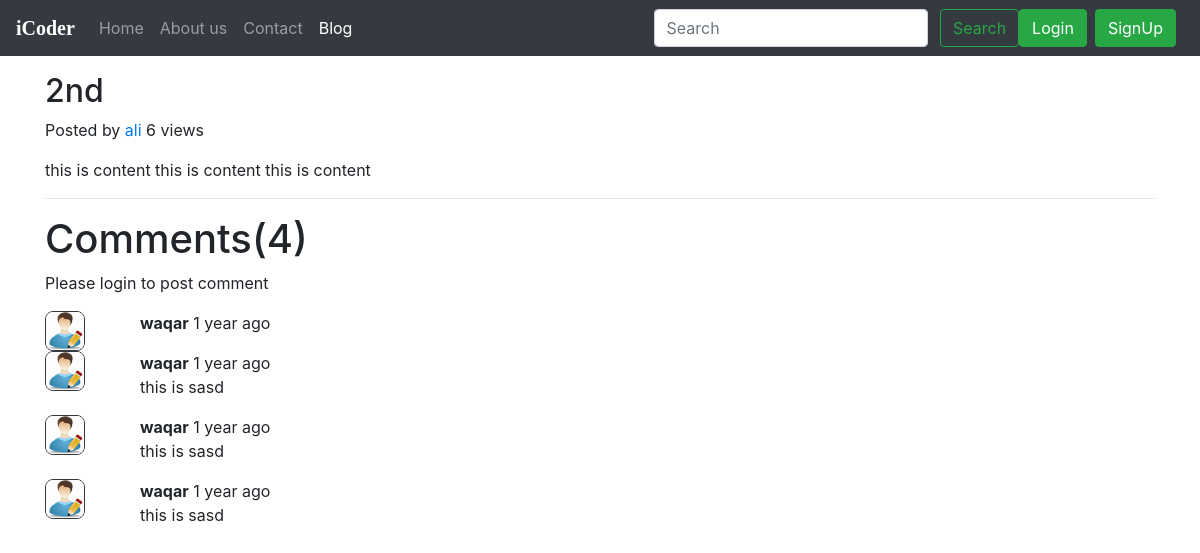
Screenshot of /blog/first/ with the database file from the repository.
### blog/models.py (models this page shows, shortened)
class Post(models.Model):
    sno=models.AutoField(primary_key=True)
    title=models.CharField(max_length=500,default="")
    content=models.TextField()
    author=models.CharField(max_length=4000,default="")
    slug=models.CharField(max_length=130,default="")
    phone=models.IntegerField(default=0)
    views=models.IntegerField(default=0)

class BlogComment(models.Model):
    sno=models.AutoField(primary_key=True)
    comment=models.TextField()
    user=models.ForeignKey(User,on_delete=models.CASCADE)
    post=models.ForeignKey(Post,on_delete=models.CASCADE)
    parent=models.ForeignKey('self',on_delete=models.CASCADE,null=True)
    timestamp=models.DateTimeField(default=now)

### blog/views.py (the view)
# urls.py: path('<str:slug>/',views.blogpost,name="blogpost"),
def blogpost(request,slug):
    post=Post.objects.filter(slug=slug).first()
    post.views=post.views+1
    post.save()
    comments=BlogComment.objects.filter(post=post)
    context={"Post":post,"comment":comments,"user":request.user}
    return render(request,"blog/blogPost.html",context)

### templates/blog/blogPost.html (shortened to what this page needs)
{% extends 'base.html' %}
 {% block blogactive %}active{% endblock blogactive %}
{% block body %}
{% load humanize %}
<div class="container my-3">
<div class="blog-post">
        <h2 class="blog-post-title">{{Post.title}}</h2>
        <p class="blog-post-meta">Posted by <a href="/about"> {{Post.author}}</a><span> {{Post.views}} views</span></p>
        <p>{{Post.content|safe}}</p>
        <hr>
      </div>
      </div>
<div class="container">
    <h1>Comments({{comment.count}})</h1>
    <div class="my-2">
        {% if user.is_authenticated %}
            <form action="/blog/postComment" method="post">{% csrf_token %}
                <label>Post Comment</label><br>
                <input type="text" name="comment" placeholder="Enter comment here">
                <input type="hidden" name="postSno" value="{{Post.sno}}" >
                <input type="submit" value="Submit">
            </form>
        {% else %}
            <p>Please login to post comment</p>
        {% endif %}
    </div>
    {% for com in comment %}
    <div class="row">
        <div class="col-md-1"><img src="/static/img/update.jpg" class="border border-dark" width="40px" height="40px" style="border-radius:8px"></div>
        <div class="col-md-11">
            <b>{{com.user.username}}</b> {{com.timestamp|naturaltime}}
            <p> {{com.comment|safe}}</p></div>
    </div>
    {% endfor %}
</div>
{% endblock %}

### templates/base.html (shortened to what this page needs)
<!doctype html>
<html lang="en">
  <head>
 <link rel="stylesheet" href="https://stackpath.bootstrapcdn.com/bootstrap/4.5.0/css/bootstrap.min.css">
</head>
<body>
{% load static %}
    <nav class="navbar navbar-expand-lg navbar-dark bg-dark">
        <a class="navbar-brand" href="/" style="font-family:initial;font-weight:bold;">iCoder</a>
        <div class="collapse navbar-collapse" id="navbarSupportedContent">
            <ul class="navbar-nav mr-auto">
                <li class="nav-item {% block homeactive %} {% endblock homeactive %}">
                    <a class="nav-link" href="/">Home <span class="sr-only">(current)</span></a>
                </li>
                <li class="nav-item {% block aboutactive %} {% endblock aboutactive %}">
                    <a class="nav-link" href="/about">About us</a>
                </li>
                <li class="nav-item {% block contactactive %} {% endblock contactactive %}">
                    <a class="nav-link" href="/contact" tabindex="-1" aria-disabled="true">Contact</a>
                </li>
                  <li class="nav-item {% block blogactive %} {% endblock blogactive %}">
                    <a class="nav-link" href="/blog" tabindex="-1" aria-disabled="true">Blog</span></a>
                </li>
            </ul>
            <div class="ml-auto form-inline">
             <form method='get' action='/search' class=" my-2 my-lg-0">
      <input class="form-control mr-sm-2" type="search" placeholder="Search" aria-label="Search" name="search" id="search">
      <button class="btn btn-outline-success my-2 my-sm-0" type="submit">Search</button>
    </form>
            {% if user.is_authenticated %}
                <ul class="navbar-nav ml-auto">
                    <li class="nav-item dropdown">
                        <a class="nav-link dropdown-toggle" href='#' id="navbarDropdown" role="button" data-toggle="dropdown"> Welcome {{request.user}}</a>
                        <div class="dropdown-menu" aria-labelledby="navbarDropdown">
                            <a class="dropdown-item" href="/logout">Logout</a>
                        </div>
                    </li>
                </ul>
      </div>
{% else %}
    <button type="button" class="btn btn-success mr-2" data-toggle="modal" data-target="#Modal1">Login</button>
    <button type="button" class="btn btn-success mr-2" data-toggle="modal" data-target="#Modal2">SignUp</button>
{% endif %}
        </div>
    </nav>
 {% block body %}  {% endblock %}
  </body>
  </body>
</html>

### rows the page displays
Post: title "2nd", author "ali", views "6", content "this is content this is content this is content"
BlogComment: user.username "waqar", timestamp "1 year ago"
BlogComment: user.username "waqar", timestamp "1 year ago", comment "this is sasd"
BlogComment: user.username "waqar", timestamp "1 year ago", comment "this is sasd"
BlogComment: user.username "waqar", timestamp "1 year ago", comment "this is sasd"

### other values shown
{{ comment.count }} "4"
